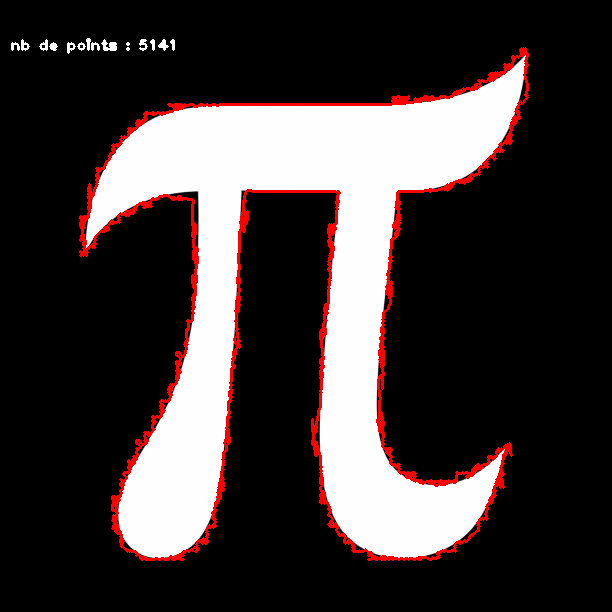
#> input picture image_originale.png, 612 x 612 px
$ python -i getContour.py   (imports and definitions only)
#> lines starting #> are read from the running program, lines starting #| are printed output that depends on the picture; after the words box and inside, x2 and y2 are one past the last pixel; in counts of white or black regions, pixels touching at a corner belong together
import cv2
import numpy as np

class Contour:
    def __init__(self, img_path) -> None:
#> called with img_path = '../image_originale.png'
        self.img = cv2.imread(img_path, cv2.IMREAD_GRAYSCALE)
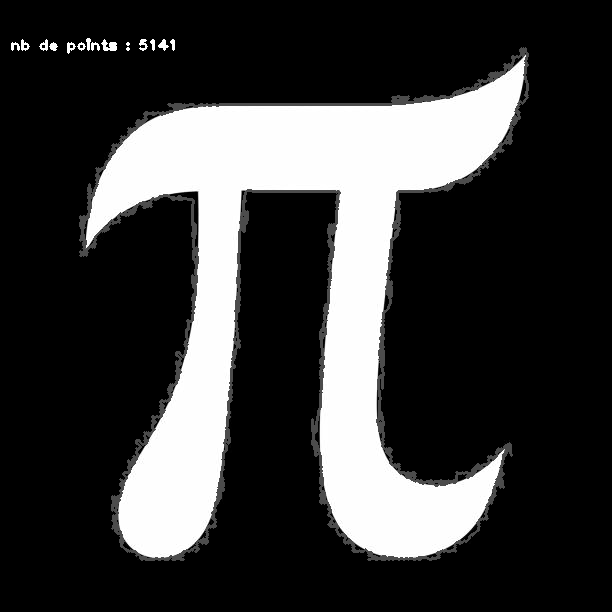
#> self.img: shape (612, 612); min 0, max 255, mean 59.1
        if self.img is not None:
            self.get_contour()
            self.get_values()

    def get_contour(self):
        img = cv2.bitwise_not(self.img)
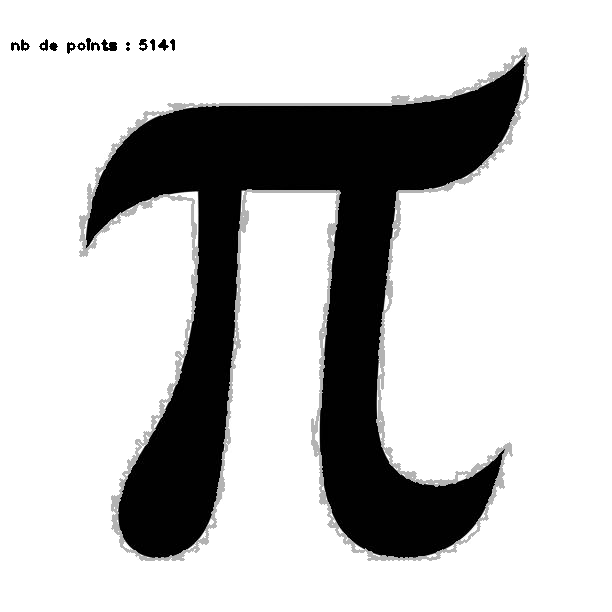
#> img: shape (612, 612); min 0, max 255, mean 195.9
        _, bin = cv2.threshold(img, 0, 255, cv2.THRESH_BINARY)
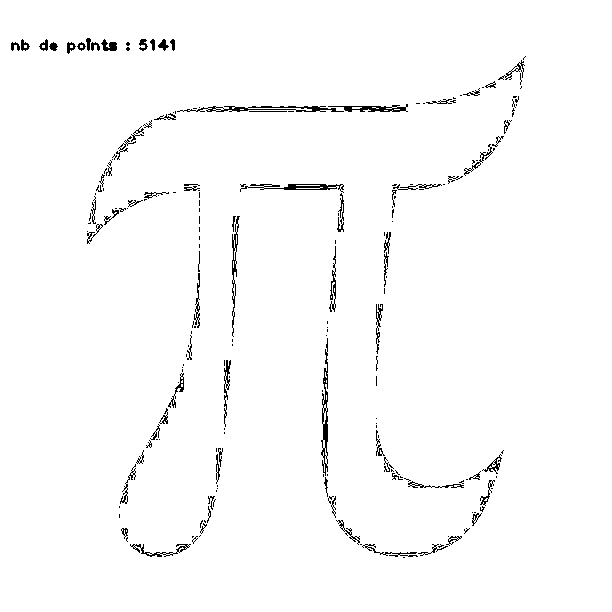
#> bin: shape (612, 612); 98.1% white; black in thin lines or dots, all inside (x1, y1, x2, y2) = (11, 38, 526, 558)
        contours, _  = cv2.findContours(bin, cv2.RETR_EXTERNAL, cv2.CHAIN_APPROX_NONE)
#> contours = 1 contour; box (x1, y1, x2, y2) and area: (0, 0, 612, 612) 373321
        self.contour = max(contours, key=cv2.contourArea)
#> self.contour = contour of 2444 points, box (x1, y1, x2, y2) (0, 0, 612, 612), area 373321

    def get_values(self):
        center = self.get_center()
        self.x_list = [v[0] for [v] in self.contour]-np.array(center[0])
        self.y_list = [v[1] for [v] in self.contour]-np.array(center[1])

    def get_center(self):
        x = [v[0] for [v] in self.contour]
#> x = 2444 values, max 611 at index 1222, min 0 at index 0, mean 305.5
        y = [v[1] for [v] in self.contour]
#> y = 2444 values, max 611 at index 611, min 0 at index 0, mean 305.5
        center = [np.mean(x), np.mean(y)]
#> center = [305.5, 305.5]
        return center


>>> result = Contour('../image_originale.png').get_contour()
#> in get_values, `self.x_list = [v[0] for [v] in self.contour]-np.array(center[0])`: self.x_list = 2444 values, max 305.5 at index 1222, min -305.5 at index 0, mean 0
#> in get_values, `self.y_list = [v[1] for [v] in self.contour]-np.array(center[1])`: self.y_list = 2444 values, max 305.5 at index 611, min -305.5 at index 0, mean 0

$ run again, on pi.jpg
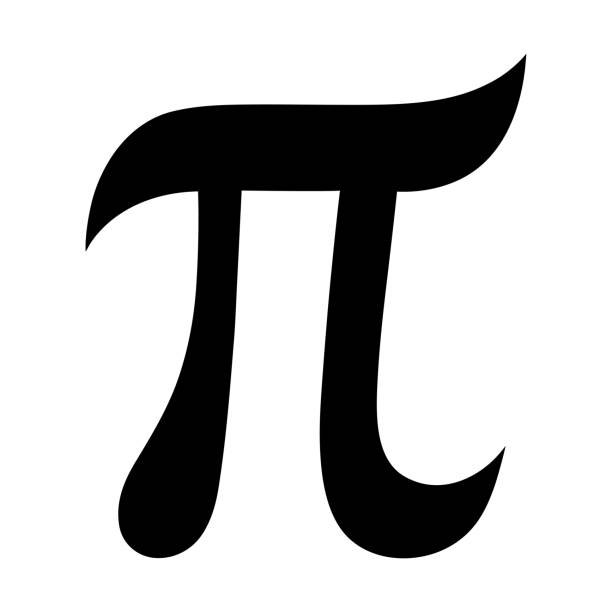
#> input picture pi.jpg, 612 x 612 px
#> in __init__, self.img is the input picture: shape (612, 612); min 0, max 255, mean 197.8
#> in get_contour, `img = cv2.bitwise_not(self.img)`:
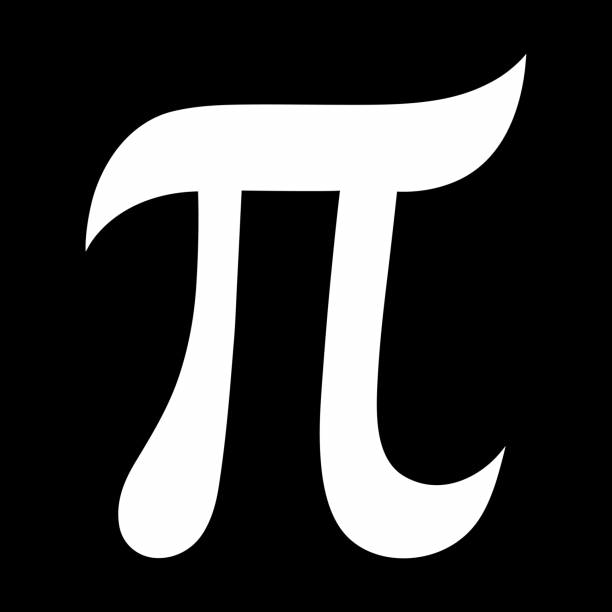
#> img: shape (612, 612); min 0, max 255, mean 57.2
#> in get_contour, `_, bin = cv2.threshold(img, 0, 255, cv2.THRESH_BINARY)`:
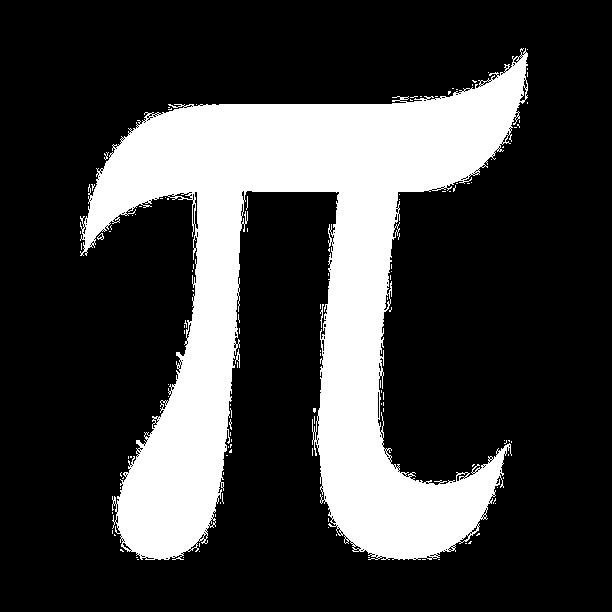
#> bin: shape (612, 612); 24.3% white; 125 white regions (121 under 20 px)
#> contours = 124 contours, 122 with area under 20; largest, box (x1, y1, x2, y2) and area: (80, 48, 528, 560) 89348, (97, 233, 104, 240) 22
#> self.contour = contour of 5141 points, box (x1, y1, x2, y2) (80, 48, 528, 560), area 89348
#> x = 5141 values, max 527 at index 5069, min 80 at index 912, mean 299.1
#> y = 5141 values, max 559 at index 2010, min 48 at index 0, mean 316.3
#> in get_center, `center = [np.mean(x), np.mean(y)]`: center = [299.1, 316.3]
#> self.x_list = 5141 values, max 227.9 at index 5069, min -219.1 at index 912, mean 2.83e-14
#> self.y_list = 5141 values, max 242.7 at index 2010, min -268.3 at index 0, mean -2.55e-14
